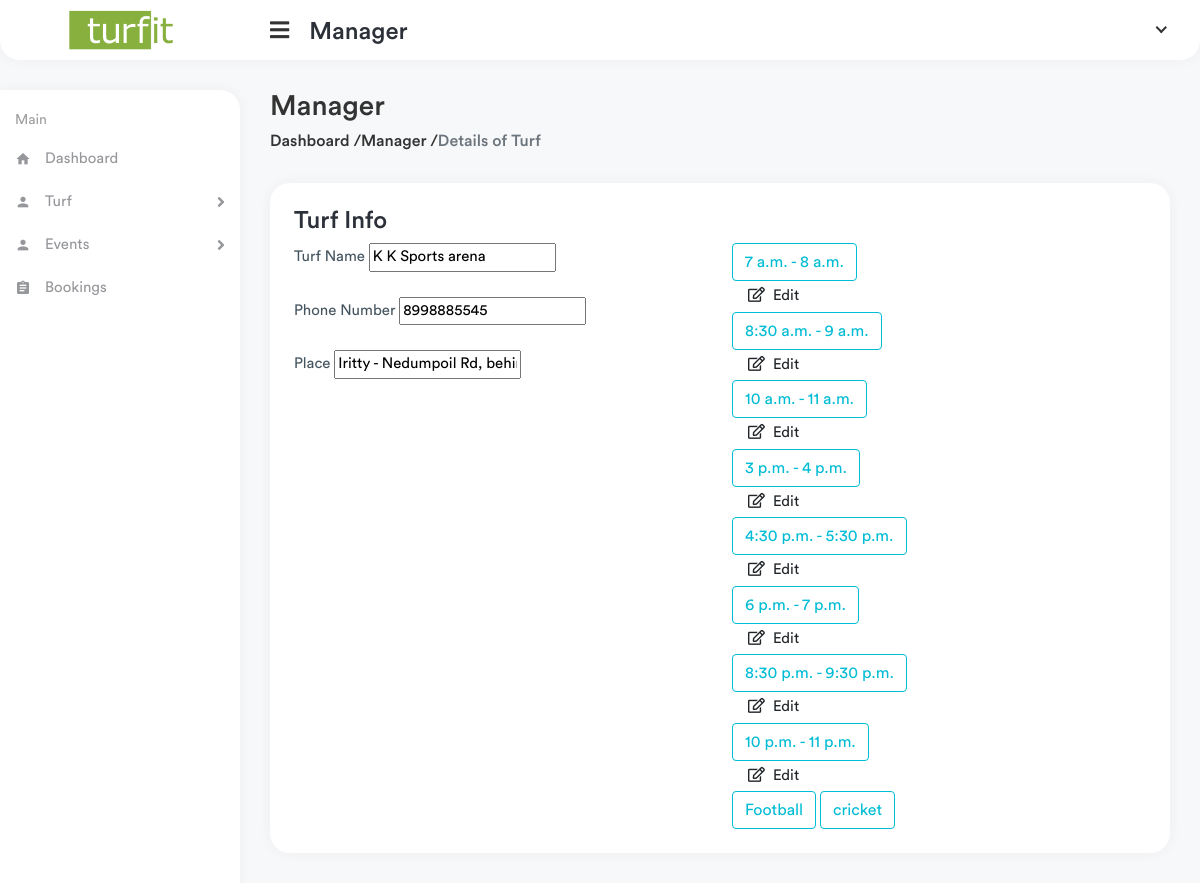
/manager/turf-details/3, run on an earlier commit of the app's database.
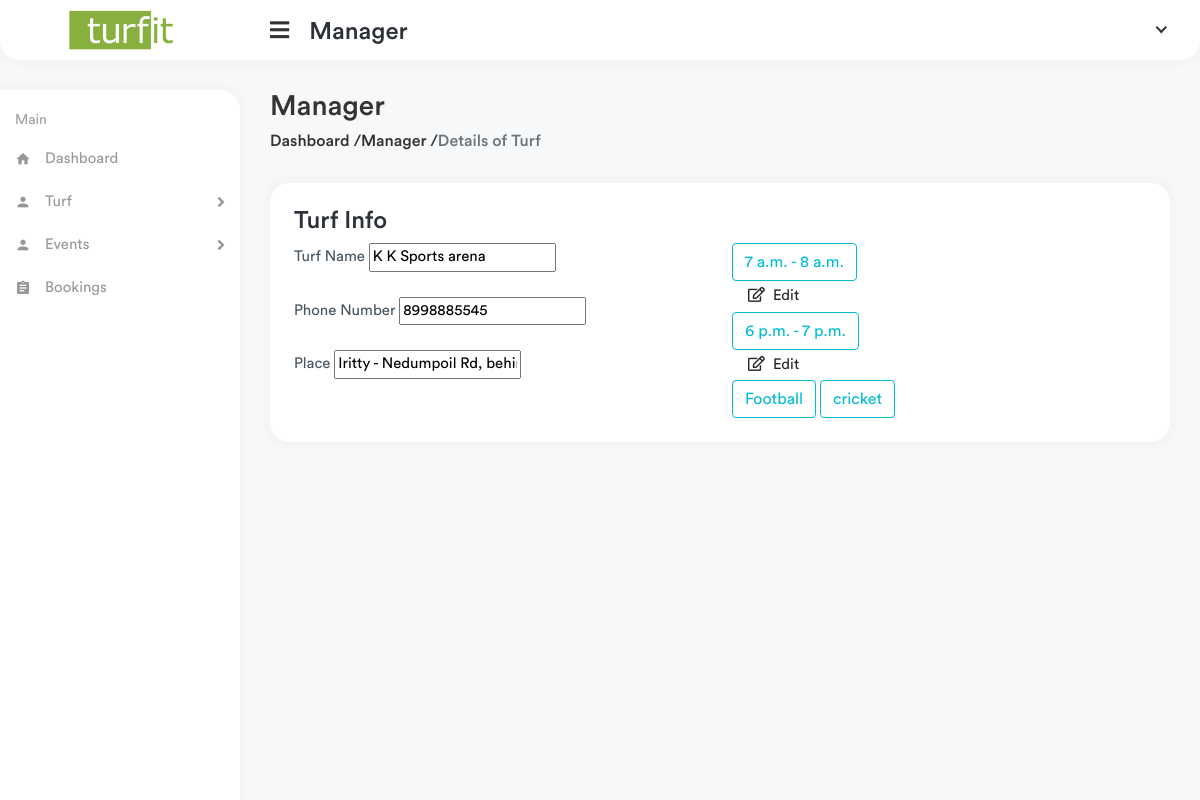
And on a later commit of the database.
### manager/models.py (models this page shows, shortened)
class Turf(models.Model):
    manager = models.ForeignKey(TurfManager, on_delete=models.CASCADE, null=True)
    turf_name = models.CharField(max_length=100)
    turf_place = models.CharField(max_length=100)
    phone = models.CharField(max_length=100)
    turf_image = models.ImageField( upload_to="image/testimagemodel/")

class TimeSlot(models.Model):
    turf = models.ForeignKey(Turf,on_delete=models.CASCADE,null=True)
    manager = models.ForeignKey(TurfManager,on_delete=models.CASCADE,null=True)
    start_time = models.TimeField()
    end_time = models.TimeField()
    is_booked = models.BooleanField(default=True)
    status = models.IntegerField(default=0)
    turf_user = models.ForeignKey(TurfUser,on_delete=models.CASCADE,null=True)
    price = models.CharField(max_length=100)
    date_for_book = models.DateField()

class Category(models.Model):
    turf = models.ForeignKey(Turf,on_delete=models.CASCADE,null=True)
    game = models.CharField(max_length=100)

### manager/views.py (the view)
# urls.py: path('turf-details/<int:id>',views.turf_details,name="turf_details"),
def turf_details(request,id):
    turf = Turf.objects.get(id=id)
    time_slots = TimeSlot.objects.filter(turf=turf)
    games = Category.objects.filter(turf=turf)
    dates = BookDate.objects.filter().all()
    context = {
        'turf': turf,
        'slot' : time_slots,
        'games' : games,
    }
    for i in time_slots:
        if i.is_booked == True:
            i.status = 1
        else:
            i.status = 2
    return render(request,'manager/turf_details.html',context)

### templates/manager/turf_details.html (shortened to what this page needs)
{% extends 'manager/partials/base.html' %}
{% load static %}
{% block content %}
<div class="page-wrapper">
    <div class="content container-fluid">
        <div class="page-header">
            <div class="row">
                <div class="col-sm-12">
                    <h3 class="page-title">Manager</h3>
                    <ul class="breadcrumb">
                        <li class=""><a href="">Dashboard /</a></li>
                        <li class=""><a href="">Manager /</a></li>
                        <li class="breadcrumb-item active">Details of Turf</li>
                    </ul>
                </div>
            </div>
        </div>
        <div class="row">
            <div class="col-md-12">
                <div class="card">
                    <div class="card-body">
                        <h4 class="card-title">Turf Info</h4>
                            <div class="row">
                                <div class="col-md-6">
                                    <div class="form-group">
                                        <label>Turf Name</label>
                                        <input value="{{turf.turf_name}}">
                                    </div>
                                    <div class="form-group">
                                        <label>Phone Number</label>
                                        <input value="{{turf.phone}}">
                                    </div>
                                    <div class="form-group">
                                        <label>Place</label>
                                        <input value="{{turf.turf_place}}">
                                    </div>
                                </div>
                                <div class="col-md-3">
      {% for slot in slot %}
      <button onclick="deleteslots('{{ slot.id }}')" class="btn btn-block btn-outline-info">{{slot.start_time}} - {{slot.end_time}}</button>
      <a class="dropdown-item"
                                                        href="{% url 'manager:edit_time_slots' slot.id %}"><i
                                                            class="far fa-edit me-2"></i>Edit</a>
      {% endfor %}
      {% for games in games %}
    <button class="btn btn-block btn-outline-info" onclick="gamedelete('{{ games.id }}')">{{games.game}}</button>
      {% endfor %}
                    </div>
                    <div class="col-md-3">
                    </div>
                </div>
            </div>
        </div>
    </div>
</div>
{% endblock %}

### templates/manager/partials/base.html (shortened to what this page needs)
{% load static %}
<!DOCTYPE html>
<html lang="en">
<head>
    <link rel="stylesheet" href="{% static 'css/bootstrap.min.css' %}">
    <link rel="stylesheet" href="{% static 'plugins/fontawesome/css/fontawesome.min.css' %}">
    <link rel="stylesheet" href="{% static 'plugins/fontawesome/css/all.min.css' %}">
    <link rel="stylesheet" href="{% static 'css/style.css' %}">
</head>
<body class="nk-body bg-lighter npc-default has-sidebar no-touch nk-nio-theme">
    <div class="main-wrapper">
        {% include 'manager/partials/header.html' %}
        {% include 'manager/partials/sidebar.html' %}
        {% block content %}
        {% endblock %}
    </div>
</body>
</html>

### templates/manager/partials/header.html (shortened to what this page needs)
{% load static %}
<div class="header header-one">
    <div class="header-left header-left-one">
        <a href="{% url 'manager:index' %}" class="logo">
            <img src="{% static 'img/Turfit-logo.png' %}" alt="Logo">
        </a>
    </div>
    <a href="javascript:void(0);" id="toggle_btn">
        <i class="fas fa-bars"></i>
        <h4 style="padding-top: 13px;padding-left: 20px;">Manager</h4>
    </a>
    <ul class="nav nav-tabs user-menu">
        <li class="nav-item dropdown has-arrow main-drop">
            <a href="#" class="dropdown-toggle nav-link" data-bs-toggle="dropdown">
            </a>
        </li>
    </ul>
</div>

### templates/manager/partials/sidebar.html (shortened to what this page needs)
{% load static %}
<div class="sidebar" id="sidebar">
    <div class="sidebar-inner slimscroll">
        <div id="sidebar-menu" class="sidebar-menu">
            <ul>
                <li class="menu-title"><span>Main</span></li>
                <li {% if is_home %} class="active"{% endif %}>
                    <a href="{% url 'manager:index' %}"> <i class="material-icons">home</i><span>Dashboard</span></a>
                </li>
                <li {% if is_users %} class="submenu active"{% endif %}>
                    <a href="#"><i class="material-icons">person</i><span> Turf</span> <span
                            class="menu-arrow"></span></a>
                </li>
                <li {% if is_users %} class="submenu active"{% endif %}>
                    <a href="#"><i class="material-icons">person</i><span> Events</span> <span
                            class="menu-arrow"></span></a>
                </li>
                <li {% if is_sitereport %} class="active" {% endif %}>
                    <a href="{% url 'manager:bookings' %}"><i class="material-icons">assignment</i> <span>Bookings</span></a>
                </li>
            </ul>
        </div>
    </div>
</div>

What changed in the data, as far as the page shows it:
removed TimeSlot: start_time "8:30 a.m.", end_time "9 a.m."
removed TimeSlot: start_time "10 a.m.", end_time "11 a.m."
removed TimeSlot: start_time "3 p.m.", end_time "4 p.m."
removed TimeSlot: start_time "4:30 p.m.", end_time "5:30 p.m."
removed TimeSlot: start_time "8:30 p.m.", end_time "9:30 p.m."
removed TimeSlot: start_time "10 p.m.", end_time "11 p.m."
